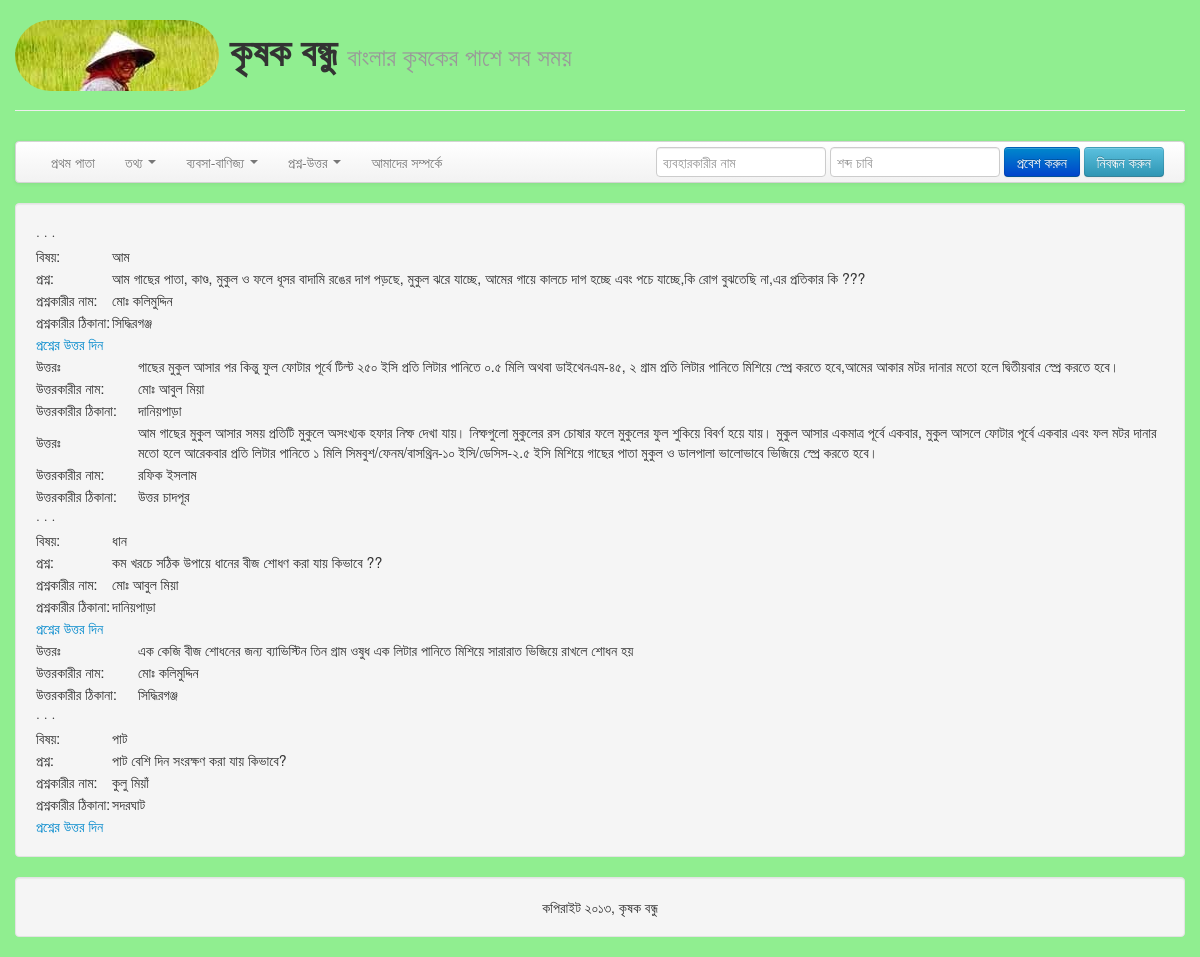
Screenshot of /index.php/question/questionShow with the database file from the repository.
### tables this page shows
CREATE TABLE IF NOT EXISTS `answer` (
  `question_id` int(255) NOT NULL,
  `answer` varchar(5000) NOT NULL,
  `answer_name` varchar(5000) NOT NULL,
  `answer_address` varchar(5000) NOT NULL,
  `flag` int(255) NOT NULL DEFAULT '0',
  KEY `answer_ibfk_1` (`question_id`)
);

CREATE TABLE IF NOT EXISTS `question` (
  `question_id` int(255) NOT NULL AUTO_INCREMENT,
  `topic` varchar(50) NOT NULL,
  `question` varchar(5000) NOT NULL,
  `question_name` varchar(5000) NOT NULL,
  `question_address` varchar(5000) NOT NULL,
  `verified` int(11) NOT NULL DEFAULT '0',
  PRIMARY KEY (`question_id`)
);

### application/controllers/question.php (called while the page is built, shortened)
<?php
class Question extends CI_Controller{
		public function __construct()
		{
			$this->load->model("dbmodel");
			$this->load->helper("url");
			$this->load->helper(array('form', 'url'));
			$this->load->helper('array');
		}
		public function questionShow(){
			$this->load->view('template/header');
			$this->load->view('template/menubar', $this->models->generate_menubar_data());
			$show_success=$this->dbmodel->questionShowAll();
			if($show_success->num_rows()>0)
			{
				  $data['show_success'] = $show_success;
				  $this->load->view("question_show",$data);
			}
			else{
				echo 'কোন প্রশ্ন নেই।';
			}
			$this->load->view('template/footer');
		}
}
?>

### index.php (called while the page is built, shortened)
<?php
require_once BASEPATH.'core/CodeIgniter.php';

### application/models/dbmodel.php (called while the page is built, shortened)
<?php
class Dbmodel extends CI_Model{
		public function questionShowAll()
		{
			$query = "select * from question natural left outer join answer where verified='1'" ;
			$result= $this->db->query($query);
			return $result ;
		}
}
?>

### application/views/question_show.php (the view)
<div class="row-fluid">
<div class="span12 well">
<?php
	$prev_id = 9999999;
	foreach ($show_success->result_array() as $row){
		$id= $row['question_id'];
		if($id != $prev_id){
?>
 <table><tr><td>&middot;&nbsp;&middot;&nbsp;&middot;&nbsp;</td></tr></table>
<table>
<tr>
<td> বিষয়: </td>
<td><?php echo $row['topic']; ?></td>
</tr>
<tr>
<td>প্রশ্ন: </td>
<td><?php echo $row['question']; ?></td>
</tr>
<tr>
<td><cite>প্রশ্নকারীর নাম:</cite></td>
<td><?php echo $row['question_name']; ?></td>
</tr>
<tr>
<td><cite>প্রশ্নকারীর ঠিকানা:</cite></td>
<td><?php echo $row['question_address']; ?></td>
</tr>
<tr><td>
<?php
echo anchor('question/questionUpdate/'.$id.'','প্রশ্নের উত্তর দিন');  ?>
</td></tr>
</table>
<?php if($row['flag']==0) continue; ?>
<table>
<tr>
<td width=100px>উত্তরঃ</td>
<td><?php echo $row['answer']; ?></td>
</tr>
<tr>
<td>উত্তরকারীর নাম:</td>
<td><?php echo $row['answer_name']; ?></td>
</tr>
<tr>
<td>উত্তরকারীর ঠিকানা:</td>
<td><?php echo $row['answer_address']; ?> </td>
</tr>
</table>
	<?php } else { ?>
		<table>
			<tr>
			<td width=100px>উত্তরঃ</td>
			<td><?php echo $row['answer']; ?></td>
			</tr>
			<tr>
			<td><cite>উত্তরকারীর নাম:</cite></td>
			<td><?php echo $row['answer_name']; ?></td>
			</tr>
			<tr>
			<td><cite>উত্তরকারীর ঠিকানা:</cite></td>
			<td><?php echo $row['answer_address']; ?> </td>
			</tr>
		</table>
	<?php } $prev_id = $id; ?>
	<?php } ?>
</div>
</div>

### rows the page displays
answer: question.topic "আম", question.question "আম গাছের পাতা, কাণ্ড, মুকুল ও ফলে ধূসর বাদামি রঙের দাগ পড়ছে, মুকুল ঝরে যাচ্ছে, আমের গায়ে কালচে দাগ হচ্ছে এবং পচে যাচ্ছে,কি রোগ বুঝতেছি না,এর প্রতিকার কি ???", question.question_name "মোঃ কলিমুদ্দিন", question.question_address "সিদ্ধিরগঞ্জ", question.question_id "প্রশ্নের উত্তর দিন", answer "গাছের মুকুল আসার পর কিন্তু ফুল ফোটার পূর্বে টিল্ট ২৫০ ইসি প্রতি লিটার পানিতে ০.৫ মিলি অথবা ডাইথেনএম-৪৫, ২ গ্রাম প্রতি লিটার পানিতে মিশিয়ে স্প্রে করতে হবে,আমের আকার মটর দানার মতো হলে দ্বিতীয়বার স্প্রে করতে হবে।", answer_name "মোঃ আবুল মিয়া", answer_address "দানিয়পাড়া"
answer: answer "আম গাছের মুকুল আসার সময় প্রতিটি মুকুলে অসংখ্যক হফার নিম্ফ দেখা যায়। নিম্ফগুলো মুকুলের রস চোষার ফলে মুকুলের ফুল শুকিয়ে বিবর্ণ হয়ে যায়। মুকুল আসার একমাত্র পূর্বে একবার, মুকুল আসলে ফোটার পূর্বে একবার এবং ফল মটর দানার মতো হলে আরেকবার প্রতি লিটার পানিতে ১ মিলি সিমবুশ/ফেনম/বাসথ্রিন-১০ ইসি/ডেসিস-২.৫ ইসি মিশিয়ে গাছের পাতা মুকুল ও ডালপালা ভালোভাবে ভিজিয়ে স্প্রে করতে হবে।", answer_name "রফিক ইসলাম", answer_address "উত্তর চাদপূর"
answer: question.topic "ধান", question.question "কম খরচে সঠিক উপায়ে ধানের বীজ শোধণ করা যায় কিভাবে ??", question.question_name "মোঃ আবুল মিয়া", question.question_address "দানিয়পাড়া", question.question_id "প্রশ্নের উত্তর দিন", answer "এক কেজি বীজ শোধনের জন্য ব্যাভিস্টিন তিন গ্রাম ওষুধ এক লিটার পানিতে মিশিয়ে সারারাত ভিজিয়ে রাখলে শোধন হয়", answer_name "মোঃ কলিমুদ্দিন", answer_address "সিদ্ধিরগঞ্জ"
question: topic "পাট", question "পাট বেশি দিন সংরক্ষণ করা যায় কিভাবে?", question_name "কুলু মিয়াঁ", question_address "সদরঘাট", question_id "প্রশ্নের উত্তর দিন"
